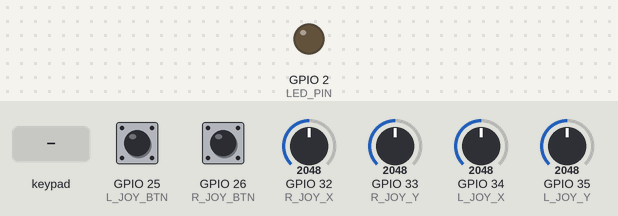
The sketch below on a simulated ESP32. Shown: output pins drawn as LEDs (lit = HIGH). Wiring (inferred from the names in the program): 2×4 keypad with keys 1 2 3 4 5 6 7 8 (labels assumed): rows GPIO 5, GPIO 18; columns GPIO 13, GPIO 12, GPIO 14, GPIO 27. Inputs (shaded band) come from the test bench; at power-on: GPIO 25 (L_JOY_BTN) HIGH, GPIO 26 (R_JOY_BTN) HIGH, GPIO 32 (R_JOY_X) = 2048, GPIO 33 (R_JOY_Y) = 2048, GPIO 34 (L_JOY_X) = 2048, GPIO 35 (L_JOY_Y) = 2048 (analog values on the 0–4095 scale). USB keyboard and mouse output is not drawn; pins used as bus, display or sensor lines are not drawn; what the sketch prints to the serial monitor is not drawn.

Above: at 0.1 s.
At 1.3 s:
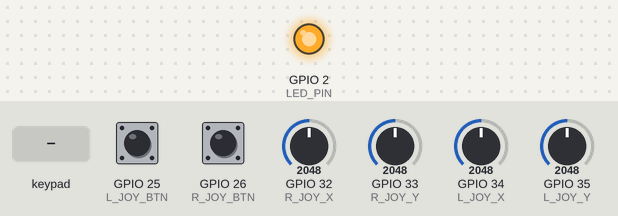
1.4 s: key '1' pressed
Timing chart, 0 to 4.4 s (numbered marks = the images above; inputs shaded):
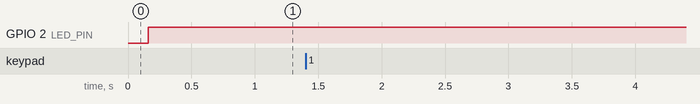

Measured:
- after the input at 1.4 s, every drawn part: stays the same

The sketch:

esp32_ble_gamepad.ino
```cpp
/*
 * ============================================================
 *  ESP32 Bluetooth HID Gamepad
 *  2 Joysticks + 8 buttons via 2x4 matrix
 * ============================================================
 *
 *  JOYSTICK WIRING
 *    Left  : VRx->34, VRy->35, SW->25
 *    Right : VRx->32, VRy->33, SW->26
 *
 *  MATRIX LAYOUT (2 rows x 4 cols = 8 buttons)
 *
 *            GP13   GP12   GP14   GP27   <- COL pins
 *  GP5        B1     B2     B3     B4    <- ROW 0
 *  GP18       B5     B6     B7     B8    <- ROW 1
 *
 *  Each button: one leg to ROW, other leg to COL.
 *  No resistors needed (INPUT_PULLUP on COL pins).
 *
 *  BLE BUTTON MAP
 *    1 = Left  joystick click
 *    2 = Right joystick click
 *    3..10 = Matrix B1..B8
 *
 *  VOLTAGE NOTE
 *    Joystick modules expect 5V but are powered at 3.6V from ESP32.
 *    ADC full-scale at 11dB attenuation = 3.9V.
 *    Effective ADC max = (3.6 / 3.9) * 4095 ≈ 3780.
 *    ADC_MAX below reflects this — do not change to 4095.
 *
 *  Library: "ESP32-BLE-Gamepad" by lemmingDev
 * ============================================================
 */

#include <BleGamepad.h>

// ── Joystick pins ────────────────────────────────────────────
#define L_JOY_X    34
#define L_JOY_Y    35
#define L_JOY_BTN  25
#define R_JOY_X    32
#define R_JOY_Y    33
#define R_JOY_BTN  26

// ── Matrix pins ──────────────────────────────────────────────
#define ROWS 2
#define COLS 4
const uint8_t rowPins[ROWS]              = { 5,  18 };
const uint8_t colPins[COLS]              = { 13, 12, 14, 27 };
const uint8_t matrixBleIndex[ROWS][COLS] = {
  { 3, 4, 5,  6  },
  { 7, 8, 9, 10  },
};

// ── Misc ─────────────────────────────────────────────────────
#define LED_PIN      2
#define DEBOUNCE_MS  20
#define DEADZONE     350    // dead band around center (~8% of range)
#define POLL_MS      10

// ── Voltage-corrected ADC max ─────────────────────────────────
// Joystick VCC = 3.6V, ADC full-scale at 11dB attenuation = 3.9V
// Effective max reading: (3.6 / 3.9) * 4095 ≈ 3780
// Stick physically cannot push ADC beyond this value.
#define ADC_MAX      3780

// Calibrated center per axis (sampled at boot, joysticks at rest)
int centerLX, centerLY, centerRX, centerRY;

// ── BLE ──────────────────────────────────────────────────────
BleGamepad pad("ESP32 Gamepad", "PRO", 100);

// ── Button debounce helpers ───────────────────────────────────
struct Btn {
  uint8_t       pin;
  uint8_t       index;       // 1-based BLE button number
  bool          last;
  bool          stable;
  unsigned long changed;
};

Btn directBtns[] = {
  { L_JOY_BTN, 1, HIGH, HIGH, 0 },
  { R_JOY_BTN, 2, HIGH, HIGH, 0 },
};

bool          mLast[ROWS][COLS];
bool          mStable[ROWS][COLS];
unsigned long mChanged[ROWS][COLS];

// ── Axis helper ───────────────────────────────────────────────
// Applies a cubic response curve so small nudges near center
// stay small, and full deflection requires deliberate push.
// Voltage-corrected: uses ADC_MAX (3780) not 4095.
int16_t toAxis(int raw, int center) {
  int v = raw - center;
  if (abs(v) < DEADZONE) return 0;

  float t, sign;
  if (v > 0) {
    sign = 1.0f;
    // Normalize: 0.0 at deadzone edge, 1.0 at physical max
    t = (float)(v - DEADZONE) / (float)(ADC_MAX - center - DEADZONE);
  } else {
    sign = -1.0f;
    t = (float)(-v - DEADZONE) / (float)(center - DEADZONE);
  }

  // Clamp to [0, 1] to handle slight ADC over-range noise
  if (t < 0.0f) t = 0.0f;
  if (t > 1.0f) t = 1.0f;

  // Cubic curve: gentle near center, needs real push for max output
  // t=0.5 deflection → 0.125 output (12.5%)
  // t=0.8 deflection → 0.512 output (51.2%)
  // t=1.0 deflection → 1.000 output (100%)
  //
  // If this feels too sluggish, soften to quadratic: t * t
  // For a blend: 0.3*t + 0.7*t*t*t
  float curve = t * t * t;

  return (int16_t)(sign * curve * 32767.0f);
}

// ── Setup ─────────────────────────────────────────────────────
void setup() {
  Serial.begin(115200);

  pinMode(LED_PIN, OUTPUT);
  digitalWrite(LED_PIN, LOW);

  pinMode(L_JOY_BTN, INPUT_PULLUP);
  pinMode(R_JOY_BTN, INPUT_PULLUP);

  for (uint8_t r = 0; r < ROWS; r++) {
    pinMode(rowPins[r], OUTPUT);
    digitalWrite(rowPins[r], HIGH);
  }
  for (uint8_t c = 0; c < COLS; c++)
    pinMode(colPins[c], INPUT_PULLUP);

  for (uint8_t r = 0; r < ROWS; r++)
    for (uint8_t c = 0; c < COLS; c++) {
      mLast[r][c] = mStable[r][c] = HIGH;
      mChanged[r][c] = 0;
    }

  analogReadResolution(12);
  analogSetAttenuation(ADC_11db);

  // ── Boot calibration ─────────────────────────────────────
  // Average 64 samples with joysticks at rest to find true center.
  // Keep sticks untouched during power-on for ~0.13 seconds.
  Serial.println("Calibrating joystick centers...");
  long lx = 0, ly = 0, rx = 0, ry = 0;
  for (int i = 0; i < 64; i++) {
    lx += analogRead(L_JOY_X);
    ly += analogRead(L_JOY_Y);
    rx += analogRead(R_JOY_X);
    ry += analogRead(R_JOY_Y);
    delay(2);
  }
  centerLX = lx / 64;
  centerLY = ly / 64;
  centerRX = rx / 64;
  centerRY = ry / 64;
  Serial.printf("Centers — LX:%d LY:%d RX:%d RY:%d\n",
                centerLX, centerLY, centerRX, centerRY);

  BleGamepadConfiguration cfg;
  cfg.setAutoReport(false);
  cfg.setControllerType(CONTROLLER_TYPE_GAMEPAD);
  cfg.setButtonCount(10);
  cfg.setHatSwitchCount(0);
  cfg.setAxesMin(-32767);
  cfg.setAxesMax( 32767);

  pad.begin(&cfg);
  Serial.println("Waiting for BLE connection...");
}

// ── Scan matrix ───────────────────────────────────────────────
void scanMatrix(unsigned long now) {
  for (uint8_t r = 0; r < ROWS; r++) {
    digitalWrite(rowPins[r], LOW);
    delayMicroseconds(10);

    for (uint8_t c = 0; c < COLS; c++) {
      bool reading = digitalRead(colPins[c]);

      if (reading != mLast[r][c]) {
        mChanged[r][c] = now;
        mLast[r][c]    = reading;
      }

      if ((now - mChanged[r][c]) >= DEBOUNCE_MS && reading != mStable[r][c]) {
        mStable[r][c] = reading;
        uint8_t idx   = matrixBleIndex[r][c];
        if (reading == LOW) {
          pad.press(idx);
          Serial.printf("B%d pressed\n", idx - 2);
        } else {
          pad.release(idx);
          Serial.printf("B%d released\n", idx - 2);
        }
      }
    }

    digitalWrite(rowPins[r], HIGH);
  }
}

// ── Main loop ─────────────────────────────────────────────────
void loop() {
  if (!pad.isConnected()) {
    static unsigned long lb = 0;
    if (millis() - lb > 500) { digitalWrite(LED_PIN, !digitalRead(LED_PIN)); lb = millis(); }
    return;
  }

  digitalWrite(LED_PIN, HIGH);
  unsigned long now = millis();

  // Axes — cubic curve applied inside toAxis()
  pad.setLeftThumb (toAxis(analogRead(L_JOY_X), centerLX),
                    toAxis(analogRead(L_JOY_Y), centerLY));
  pad.setRightThumb(toAxis(analogRead(R_JOY_X), centerRX),
                    toAxis(analogRead(R_JOY_Y), centerRY));

  // Direct buttons (joystick clicks)
  for (uint8_t i = 0; i < 2; i++) {
    bool r = digitalRead(directBtns[i].pin);
    if (r != directBtns[i].last) { directBtns[i].changed = now; directBtns[i].last = r; }
    if ((now - directBtns[i].changed) >= DEBOUNCE_MS && r != directBtns[i].stable) {
      directBtns[i].stable = r;
      if (r == LOW) pad.press(directBtns[i].index);
      else          pad.release(directBtns[i].index);
    }
  }

  // Matrix buttons
  scanMatrix(now);

  pad.sendReport();
  delay(POLL_MS);
}
```
